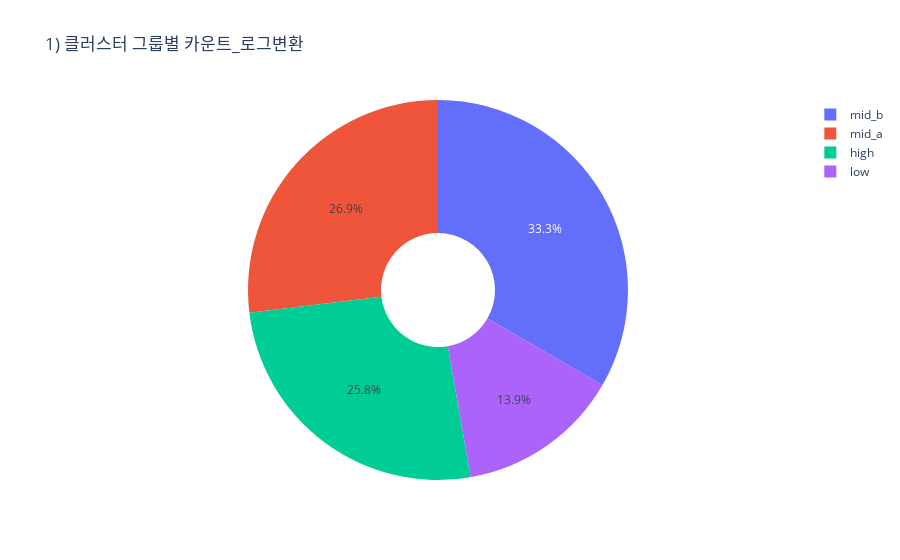

Write notebook code for a chart like this one.
### Code cell
import plotly.graph_objects as go
labels=['mid_b','low','mid_a','high']
#labels = list(df_zuid_notzero.groupby(['cluster_click'])['zuid'].count().index)
values=list(df.groupby(['cluster_click'])['zuid'].count().values)

fig = go.Figure(data=[go.Pie(labels=labels, values=values,hole=.3)])

fig.update_layout(
    title_text="1) 클러스터 그룹별 카운트_로그변환")
# fig.update_traces(textposition='inside')
# fig.update_layout(uniformtext_minsize=12, uniformtext_mode='hide')
fig.show()

### Figure 1 — Plotly figure (JSON) as saved in the notebook; plotly's stock layout.template omitted (floating-point values rounded to 4 significant figures)
{"data": [{"hole": 0.3, "labels": ["mid_b", "low", "mid_a", "high"], "type": "pie", "values": [171847, 71717, 138725, 133185]}], "layout": {"title": {"text": "1) 클러스터 그룹별 카운트_로그변환"}}}
